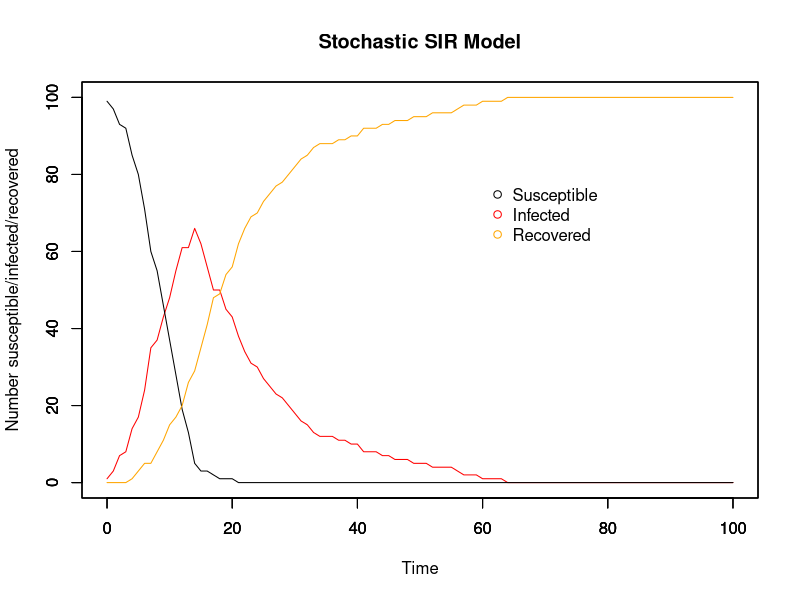
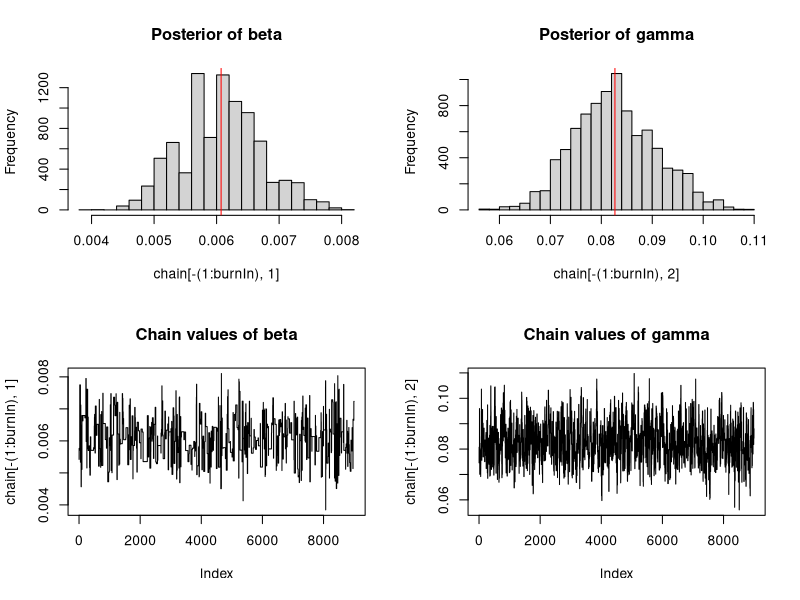
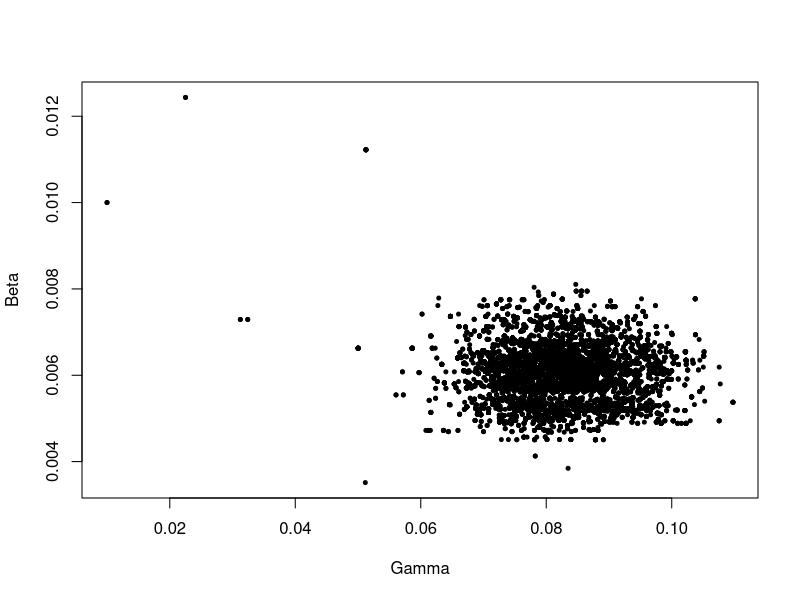
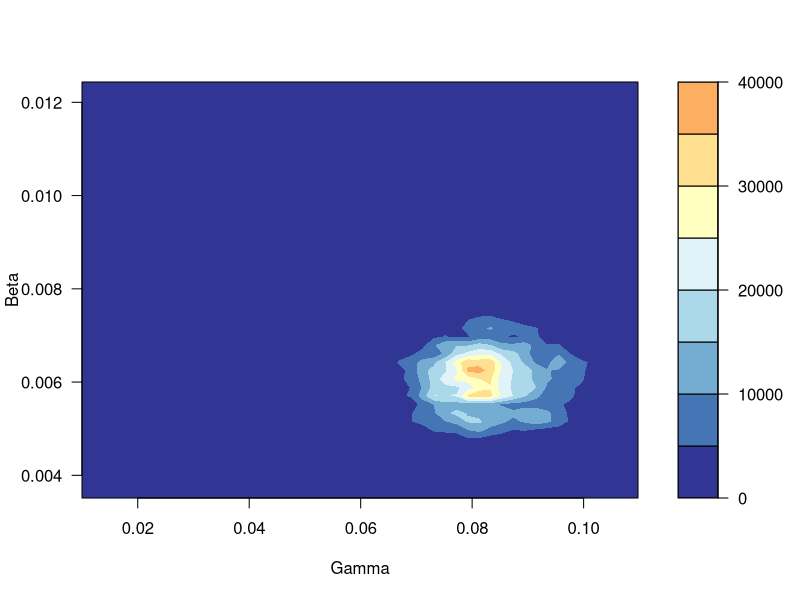

These charts were generated, in order, by the following R code:
# MCMC estimating stochastic processes
# 3 unknonws: beta, gamma, and the time of infection for each individual
# 17/11/17

##########################
## Input values for SIR ##
##########################

# Time
timestep <- 1
times <- seq(0, 100, by = timestep)

# Initial population: N-1 susceptible, 1 infectious, 0 recovered
init.values = c(
  S = 100-1,
  I = 1,
  R = 0
)
N = sum(init.values)

# Beta & gammma
beta <- 5e-3
gamma <- 8e-2

###############
## The model ##
###############

# Array for holding collective disease status information for whole period of time
data <- array(0, dim =c(length(times), length(init.values)+3))
data[,1] <- times # make first column the timesteps to make plotting easier later on

#set.seed(22) # other good ones: 7, 14, 22, 30

# For loops for calculating the numbers susceptible, infected, and recovered at each timepoint
for (time in times){
  if (time == 0){ # Set up the number of S/I/R at time 0
    data[1,2] <- init.values["S"] # number of susceptibles at time 0
    data[1,3] <- init.values["I"] # number of infecteds at time 0
    data[1,4] <- init.values["R"] # number of recovereds at time 0
    data[1,5] <- init.values["I"] # number newly infected at time 0
    data[1,6] <- init.values["R"] # number newly recovered at time 0
    
  } else{
    whole_time <- 1/timestep * time # makes time into the whole number that it corresponds to in the array
    #inf <- rbinom(1, size = data[whole_time,2], prob = foi_t) # number who become infected in this timestep
    #rec <- rbinom(1, size = data[whole_time,3], prob = r_t)# number who become recovered in this timestep
    
    inf <- rbinom(1, size = data[whole_time,2], (1-(exp(-beta*data[whole_time,3]*timestep)))) # number who become infected in this timestep
    rec <- rbinom(1, size = data[whole_time,3], (1-(exp(-gamma*timestep)))) # number who become recovered in this timestep
    
    data[whole_time+1,2] <- data[whole_time,2] - inf # number of susceptibles at other times
    
    data[whole_time+1,3] <- data[whole_time,3]  + inf - rec # number of infecteds at other times
    
    data[whole_time+1,4] <- data[whole_time,4] + rec # number of recovereds at other times
    
    data[whole_time+1,5] <- data[whole_time+1,3] - data[whole_time,3] + data[whole_time+1,4] - data[whole_time,4] # number of newly infected
    
    data[whole_time+1,6] <- data[whole_time+1,4] - data[whole_time,4] # number of newly recovered
  }
}

###############
## SIR plots ##
###############

run_stoch <- data.frame(data) # make array into a dataframe
colnames(run_stoch) <- c("time","S", "I", "R", "new_I", "new_R")

par(mfrow = c(1,1))

# Plot for SIR model
plot(x = run_stoch$time, y = run_stoch$I, type = "line", col = "red", ylim = c(0,N),
     xlab = "Time", ylab = "Number susceptible/infected/recovered", main = "Stochastic SIR Model")
par(new=T)
plot(x = run_stoch$time, y = run_stoch$S, type = "line", ylim = c(0,N), ylab = "", xlab = "") # add susceptible line
par(new=T)
plot(x = run_stoch$time, y = run_stoch$R, type = "line", col = "orange", ylim = c(0,N), ylab = "", xlab = "") # recovered

# Add legend
legend(60, 0.8*N, c("Susceptible", "Infected", "Recovered"), pch = 1, col = c("black", "red", "orange"), bty = "n")

# Plot for newly infected and newly recovered
# plot(x = run_stoch$time, y = run_stoch$new_I, type = "line", col = "red", ylim = c(0,max(run_stoch$new_I)),
#      xlab = "Time", ylab = "Number newly infected/recovered", main = "New infections/recoveries")
# par(new=T)
# plot(x = run_stoch$time, y = run_stoch$new_R, type = "line", col = "orange", ylim = c(0,max(run_stoch$new_I)), ylab = "", xlab = "") # add susceptible line

#################
## Guess new_I ##
#################

inf_period <- 2 # infectious period is 2 days

for (i in 1:nrow(run_stoch)){
run_stoch$guess_I[i] <- run_stoch$new_R[i+(inf_period/timestep)] # translate days into timesteps
}

##################################
## Likelihood, prior, posterior ##
##################################

# Likelihood distribution
likelihood <- function(param){
  beta = as.numeric(param[1])
  gamma = as.numeric(param[2])
  # inf = as.numeric(param[3])
  total = array(0, dim = (c(nrow(run_stoch))))
  
  for (i in 1:nrow(run_stoch)){
    betalikelihood = dbinom(run_stoch$new_I[i+1], run_stoch$S[i], (1-(exp(-beta*run_stoch$I[i]*timestep))), log = T)
    gammalikelihood = dbinom(run_stoch$new_R[i+1], run_stoch$I[i], (1-(exp(-gamma*timestep))), log = T)
    
    # betalikelihood = dbinom(run_stoch$new_I[i+1], run_stoch$S[i], (1-(exp(-beta*run_stoch$I[i]*timestep))), log = T)
    # gammalikelihood = dbinom(run_stoch$new_R[i+1], run_stoch$I[i], (1-(exp(-gamma*timestep))), log = T)
    # inflikelihood = dgamma
    total[i] = betalikelihood + gammalikelihood # + inflikelihood
  }
  return(sum(total, na.rm = T))
}

# Prior distribution
prior <- function(param){
  beta = as.numeric(param[1])
  gamma = as.numeric(param[2])
  betaprior = dunif(beta, min = 0, max = 100, log = T)
  gammaprior = dunif(gamma, min = 0, max = 100, log = T)
  return(betaprior + gammaprior)
}

# Posterior distribution
posterior <- function(param){
  return (likelihood(param) + prior(param))
}

proposalfunction <- function(param){ 
  
  beta_prop = rnorm(1, mean = param[1], sd = 0.01)
  gamma_prop = rnorm(1, mean = param[2], sd = 0.01)
  # inf_list <- c(-1, 1)
  # inf <- sample(inf_list, 1)
  
  return(c(beta_prop, gamma_prop)) # , inf))
}

run_metropolis_MCMC <- function(startvalue, iterations){
  chain = array(dim = c(iterations+1,2))
  chain[1,] = startvalue
  for (i in 1:iterations){
    proposal = proposalfunction(chain[i,])
    
    if (proposal[1] < 0.0 & proposal[2] < 0.0 ){
      chain[i+1,] = chain[i,]
      
    } else if (proposal[1] < 0.0 & proposal[2] >= 0.0){
      proposal[1] = chain[i,1]
      probab = posterior(proposal) - posterior(chain[i,])
      if (log(runif(1)) < probab){
        chain[i+1,] = proposal
      }else{
        chain[i+1,] = chain[i,]
      }
      
    } else if (proposal[1] >= 0.0 & proposal[2] < 0.0){
      proposal[2] = chain[i,2]
      probab = posterior(proposal) - posterior(chain[i,])
      if (log(runif(1)) < probab){
        chain[i+1,] = proposal
      }else{
        chain[i+1,] = chain[i,]
      }
      
    } else{
      probab = posterior(proposal) - posterior(chain[i,])
      if (log(runif(1)) < probab){
        chain[i+1,] = proposal
      }else{
        chain[i+1,] = chain[i,]
      }
    }
  }
  return(chain)
}

# Where to start the chain
startvalue <- c(0.01,0.01)

# Number of runs
iterations = 10000
#set.seed(4)
chain <- run_metropolis_MCMC(startvalue, iterations)

# The beginning of the chain is biased towards the starting point, so take them out
# normally burnin is 10%-50% of the runs
burnIn = 0.1*iterations
acceptance <- 1-mean(duplicated(chain[-(1:burnIn),]))

################
## MCMC Plots ##
################

par(mfrow = c(2,2))

hist(chain[-(1:burnIn),1],nclass=30, main="Posterior of beta")
abline(v = mean(chain[-(1:burnIn),1]), col = "red")

hist(chain[-(1:burnIn),2],nclass=30, main="Posterior of gamma")
abline(v = mean(chain[-(1:burnIn),2]), col = "red")

plot(chain[-(1:burnIn),1], type = "l", main = "Chain values of beta")

plot(chain[-(1:burnIn),2], type = "l", main = "Chain values of gamma")

# Plot beta vs. gamma
par(mfrow = c(1,1))
library(RColorBrewer)
library(MASS)

plot(x = chain[,2], y = chain[,1], xlab = "Gamma", ylab = "Beta", pch = 20, cex = 0.8)
# abline(lm(chain[,1]~chain[,2]), col="red") # regression line

k <- 11
my.cols <- rev(brewer.pal(k, "RdYlBu"))
z <- kde2d(chain[,2], chain[,1], n=50)
filled.contour(z, nlevels=k, col=my.cols, xlab = "Gamma", ylab = "Beta")

########################################################################################################################

########################################################################################################################

# A method of randomly choosing -1 or +1 with equal probability
# inf_list <- c(-1, 1)
# sample(inf_list, 1)
